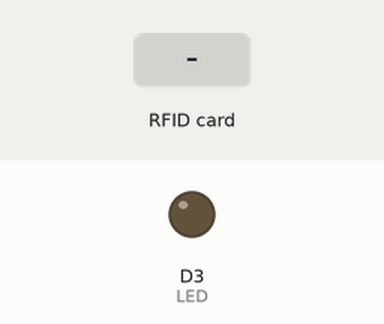
Recording of a sketch running on a simulated ESP8266 (NodeMCU). On the bench: output pins drawn as LEDs (lit = HIGH). Inputs (shaded band) come from the test bench. WiFi joins after 1.5 s; servers stay silent unless stated; what the sketch prints to the serial monitor is not drawn.

Above: at 2.7 s.
2.8 s: RFID card 5E 7A 19 C4 held to the reader
At 5.1 s:
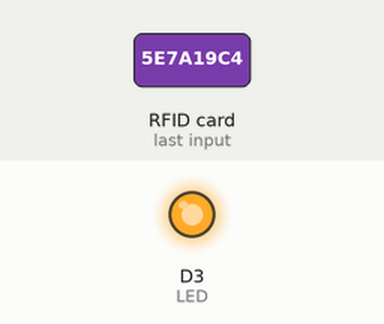
Timing chart, 0 to 7.2 s (numbered marks = the images above; inputs shaded):
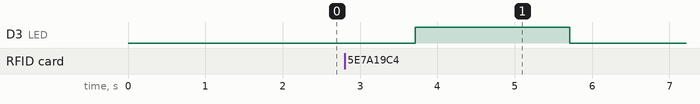

Measured:
- after the input at 2.8 s, D3 (LED): LOW → HIGH after 0.91 s, → LOW 2.0 s later

The sketch:

jpc-tap_arduinocode.ino
```cpp
#include <SPI.h>
#include <MFRC522.h>
#include <ESP8266WiFi.h>
#include <Firebase_ESP_Client.h>
#include "addons/TokenHelper.h"
#include "addons/RTDBHelper.h"

// Define pins for RFID and SPI
#define SS_PIN D2
#define RST_PIN D1
#define LED D3

// Define WiFi credentials
#define WIFI_SSID "wifi"
#define WIFI_PASSWORD "password"

// Define Firebase credentials
#define API_KEY "api key"
#define DATABASE_URL "database url"

// Create an instance of the MFRC522 class
MFRC522 rfid(SS_PIN, RST_PIN);
MFRC522::MIFARE_Key key;

// Create instances for Firebase
FirebaseData fbdo;
FirebaseAuth auth;
FirebaseConfig config;

unsigned long sendDataPrevMillis = 0;
bool signupOK = false;

byte nuidPICC[4];

void setup() {
  Serial.begin(115200);
  SPI.begin(); // Init SPI bus
  rfid.PCD_Init(); // Init MFRC522
  pinMode(LED, OUTPUT);
  Serial.println();
  Serial.print(F("Reader :"));
  rfid.PCD_DumpVersionToSerial();
  for (byte i = 0; i < 6; i++) {
    key.keyByte[i] = 0xFF;
  }
  Serial.println();
  Serial.println(F("This code scans the MIFARE Classic NUID."));
  Serial.print(F("Using the following key:"));
  printHex(key.keyByte, MFRC522::MF_KEY_SIZE);
  Serial.println();

  // Connect to Wi-Fi
  WiFi.begin(WIFI_SSID, WIFI_PASSWORD);
    Serial.print("Connecting to Wi-Fi");
    while (WiFi.status() != WL_CONNECTED){
      Serial.print(".");
      delay(300);
    }
    Serial.println();
    Serial.print("Connected with IP: ");
    Serial.println(WiFi.localIP());
    Serial.println();

    config.api_key = API_KEY;
    config.database_url = DATABASE_URL;

    if (Firebase.signUp(&config, &auth, "", "")){
      Serial.println("ok");
      signupOK = true;
    }
    else{
      Serial.printf("%s\n", config.signer.signupError.message.c_str());
    }

    config.token_status_callback = tokenStatusCallback;

    Firebase.begin(&config, &auth);
    Firebase.reconnectWiFi(true);
}

void loop() {
  // Check if Firebase is ready and sign-up is successful
 if (Firebase.ready() && signupOK && (millis() - sendDataPrevMillis > 1000 || sendDataPrevMillis == 0)) {
    sendDataPrevMillis = millis();
    // Look for new cards
    if (!rfid.PICC_IsNewCardPresent() || !rfid.PICC_ReadCardSerial()) {
      return;
    }
    // Read the RFID tag UID
    String currentRFID = "";
    for (byte i = 0; i < rfid.uid.size; i++) {
      currentRFID += String(rfid.uid.uidByte[i] < 0x10 ? "0" : "");
      currentRFID += String(rfid.uid.uidByte[i], HEX);
    }
    currentRFID.toUpperCase();
    Serial.println("RFID: " + currentRFID);
    if (Firebase.RTDB.setString(&fbdo, "Payment/1/rfid", currentRFID)) {
      Serial.println("Data sent successfully.");
      Serial.println("RFID: " + currentRFID);
      digitalWrite(LED, HIGH);
      delay(2000);
      digitalWrite(LED, LOW);
    } else {
      Serial.println("FAILED");
      Serial.println("REASON: " + fbdo.errorReason());
    }

    rfid.PICC_HaltA();
    rfid.PCD_StopCrypto1();
  }
}

/**
 * Helper routine to dump a byte array as hex values to Serial.
 */
void printHex(byte *buffer, byte bufferSize) {
  for (byte i = 0; i < bufferSize; i++) {
    Serial.print(buffer[i] < 0x10 ? " 0" : " ");
    Serial.print(buffer[i], HEX);
  }
}
```
